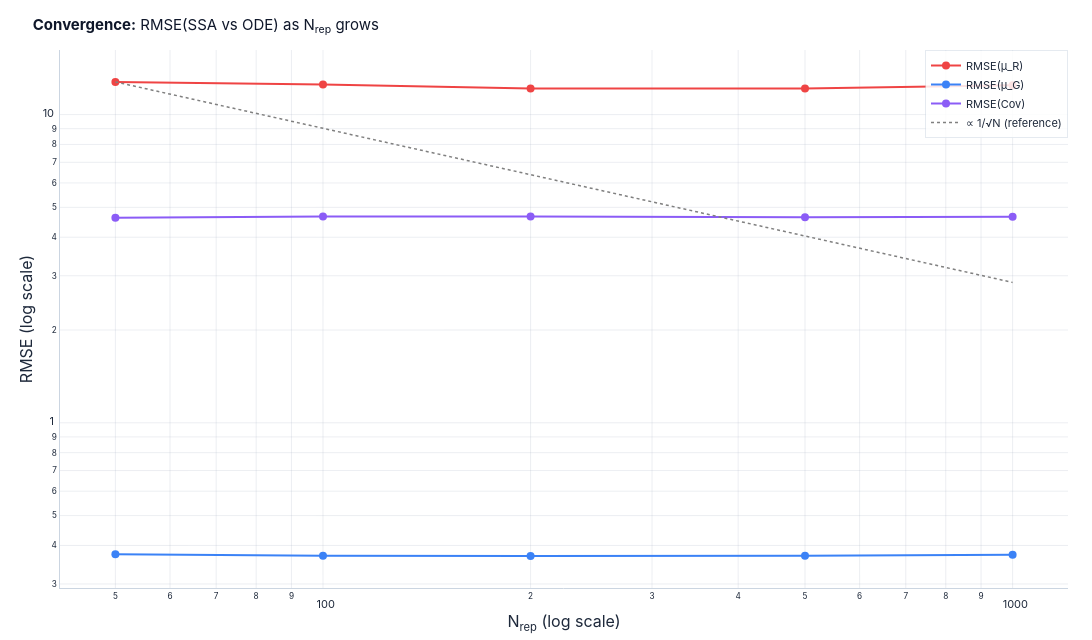

The notebook cell this image was saved under:
### Code cell
# Plot RMSE vs n_rep with 1/√N reference line
fig = go.Figure(layout=_base_layout(
    title="<b>Convergence:</b> RMSE(SSA vs ODE) as N<sub>rep</sub> grows",
    ylabel="RMSE",
    figsize=(5.5, 3.2),
))
fig.update_xaxes(title_text="N<sub>rep</sub> (log scale)", type="log")
fig.update_yaxes(title_text="RMSE (log scale)", type="log")

# Data traces
fig.add_trace(go.Scatter(
    x=n_rep_values, y=rmse_mu_R, mode='lines+markers',
    marker=dict(size=8), line=dict(color=_RED, width=2),
    name="RMSE(μ_R)"
))
fig.add_trace(go.Scatter(
    x=n_rep_values, y=rmse_mu_G, mode='lines+markers',
    marker=dict(size=8), line=dict(color=_BLUE, width=2),
    name="RMSE(μ_G)"
))
fig.add_trace(go.Scatter(
    x=n_rep_values, y=rmse_cov, mode='lines+markers',
    marker=dict(size=8), line=dict(color=_PURPLE, width=2),
    name="RMSE(Cov)"
))

# 1/√N reference line
n_arr = np.array(n_rep_values, dtype=float)
ref = rmse_mu_R[0] * np.sqrt(n_rep_values[0]) / np.sqrt(n_arr)
fig.add_trace(go.Scatter(
    x=n_rep_values, y=ref, mode='lines',
    line=dict(color="grey", width=1.5, dash="dot"),
    name="∝ 1/√N (reference)",
))

fig.show()

### Figure 1 — Plotly figure (JSON) as saved in the notebook; plotly's stock layout.template omitted (floating-point values rounded to 4 significant figures)
{"data": [{"line": {"color": "#EF4444", "width": 2}, "marker": {"size": 8}, "mode": "lines+markers", "name": "RMSE(μ_R)", "type": "scatter", "x": [50, 100, 200, 500, 1000], "y": [12.77, 12.52, 12.15, 12.15, 12.46]}, {"line": {"color": "#3B82F6", "width": 2}, "marker": {"size": 8}, "mode": "lines+markers", "name": "RMSE(μ_G)", "type": "scatter", "x": [50, 100, 200, 500, 1000], "y": [0.3743, 0.3705, 0.3694, 0.3701, 0.3732]}, {"line": {"color": "#8B5CF6", "width": 2}, "marker": {"size": 8}, "mode": "lines+markers", "name": "RMSE(Cov)", "type": "scatter", "x": [50, 100, 200, 500, 1000], "y": [4.629, 4.67, 4.669, 4.648, 4.663]}, {"line": {"color": "grey", "dash": "dot", "width": 1.5}, "mode": "lines", "name": "∝ 1/√N (reference)", "type": "scatter", "x": [50, 100, 200, 500, 1000], "y": [12.77, 9.027, 6.383, 4.037, 2.854]}], "layout": {"font": {"color": "#1e293b", "family": "Inter, SF Pro Display, -apple-system, Helvetica Neue, Arial, sans-serif", "size": 13}, "height": 640, "hoverlabel": {"bgcolor": "white", "bordercolor": "#94a3b8", "font": {"color": "#1e293b", "family": "Inter, SF Pro Display, -apple-system, Helvetica Neue, Arial, sans-serif", "size": 12}}, "legend": {"bgcolor": "rgba(255,255,255,0.85)", "bordercolor": "rgba(203,213,225,0.5)", "borderwidth": 1, "font": {"size": 11}, "x": 1, "xanchor": "right", "y": 1, "yanchor": "top"}, "margin": {"b": 52, "l": 60, "r": 24, "t": 50}, "paper_bgcolor": "white", "plot_bgcolor": "white", "title": {"font": {"color": "#0f172a", "family": "Inter, SF Pro Display, -apple-system, Helvetica Neue, Arial, sans-serif", "size": 15}, "text": "<b>Convergence:</b> RMSE(SSA vs ODE) as N<sub>rep</sub> grows", "x": 0.03, "xanchor": "left", "y": 0.97, "yanchor": "top"}, "width": 1100, "xaxis": {"gridcolor": "rgba(148,163,184,0.18)", "gridwidth": 1, "linecolor": "#cbd5e1", "linewidth": 1, "mirror": false, "showgrid": true, "showline": true, "tickfont": {"size": 11}, "title": {"standoff": 6, "text": "N<sub>rep</sub> (log scale)"}, "type": "log", "zeroline": false}, "yaxis": {"gridcolor": "rgba(148,163,184,0.18)", "gridwidth": 1, "linecolor": "#cbd5e1", "linewidth": 1, "mirror": false, "showgrid": true, "showline": true, "tickfont": {"size": 11}, "title": {"standoff": 6, "text": "RMSE (log scale)"}, "type": "log", "zeroline": false}}}
